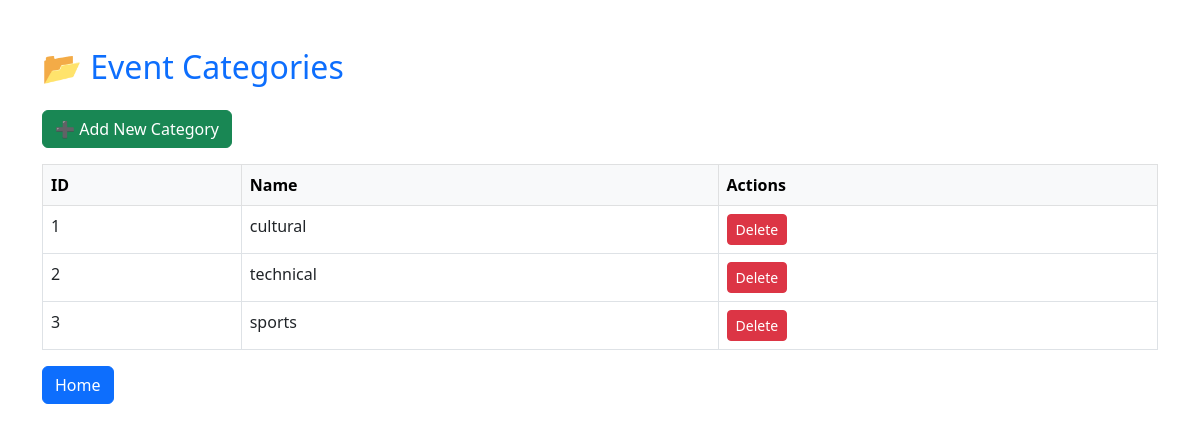
Screenshot of /category_list (signed in) with the database file from the repository.
### Admin_app/models.py (models this page shows, shortened)
class Category(models.Model):
    name=models.CharField(max_length=200)

### Admin_app/views.py (the view)
# urls.py: path('category_list',views.category_list,name='category_list'),
@user_passes_test(is_admin)
def category_list(request):
    category=Category.objects.all()
    return render(request,"category_list.html",{'category':category})

### Admin_app/views.py (called while the page is built)
def is_admin(user):
    return user.is_superuser

### template/category_list.html (shortened to what this page needs)
<!DOCTYPE html>
<html lang="en">
<head>
  <link href="https://cdn.jsdelivr.net/npm/bootstrap@5.3.0/dist/css/bootstrap.min.css" rel="stylesheet">
</head>
<body>
<div class="container py-5">
  <h2 class="mb-4 text-primary">📂 Event Categories</h2>
  <a href="{% url 'add_category' %}" class="btn btn-success mb-3">➕ Add New Category</a>
  <table class="table table-bordered table-hover">
    <thead class="table-light">
      <tr>
        <th>ID</th>
        <th>Name</th>
        <th>Actions</th>
      </tr>
    </thead>
    <tbody>
      {% for cat in category %}
        <tr>
          <td>{{ cat.id }}</td>
          <td>{{ cat.name }}</td>
          <td>
            <a href="{% url 'delete_cat' cat.id %}" class="btn btn-sm btn-danger">Delete</a>
          </td>
        </tr>
      {% empty %}
        <tr>
          <td colspan="3" class="text-center text-muted">No categories added yet.</td>
        </tr>
      {% endfor %}
    </tbody>
  </table>
  <a href="{% url 'admin_home' %}"class='btn btn-primary'>Home</a>
</div>
</body>
</html>

### rows the page displays
Category: id "1", name "cultural"
Category: id "2", name "technical"
Category: id "3", name "sports"
